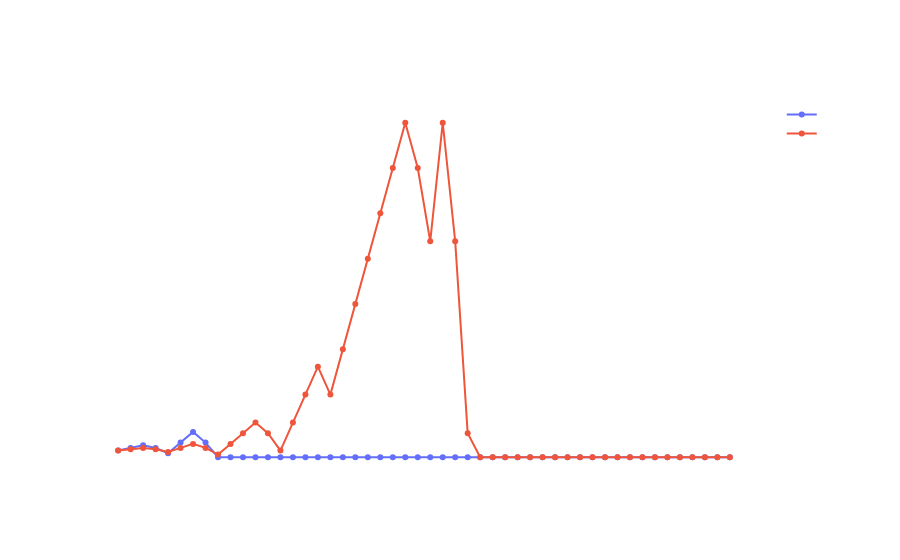

Notebook source saved alongside this figure:
### Code cell
import plotly.graph_objects as go
import random

def simulate_combined(starting_amount, max_rounds):
    balance_martingale = starting_amount
    balance_fibonacci = starting_amount
    bet_size_martingale = 50
    rounds = []
    earnings_losses_martingale = []
    earnings_losses_fibonacci = []

    # Fibonacci DP
    fib_sequence = [1, 1]
    fibonacci_zero_factor = 1
    for _ in range(max_rounds + 1):
        fib_sequence.append(fib_sequence[-1] + fib_sequence[-2])

    current_bet_index = 0

    for _ in range(max_rounds):
        result = random.choices([-1, 1, -1], weights=[18/38, 18/38, 2/38])[0]  # Two chances for green
        
        #Martingale
        balance_martingale += result * bet_size_martingale

        if(balance_martingale <= 0):
            earnings_losses_martingale.append(0)
            bet_size_martingale = 0
        else:
            earnings_losses_martingale.append(balance_martingale)
        

        #Fibonacci
        balance_fibonacci += result * fib_sequence[current_bet_index] * 50
        balance_fibonacci *= fibonacci_zero_factor


        if(balance_fibonacci <= 0):
            earnings_losses_fibonacci.append(0)
            fibonacci_zero_factor = 0
        else:
            earnings_losses_fibonacci.append(balance_fibonacci)
        

        # Double the bet for Martingale after a loss
        # Update Fibonacci sequence after a loss for Fibonacci
        if result == -1:
            bet_size_martingale *= 2
            current_bet_index = min(current_bet_index + 1, len(fib_sequence) - 1)


        rounds.append(_)

    return rounds, earnings_losses_martingale, earnings_losses_fibonacci

starting_amount = 300
max_rounds = 50


rounds_combined, earnings_losses_martingale, earnings_losses_fibonacci = simulate_combined(starting_amount, max_rounds)

fig_combined = go.Figure()
fig_combined.add_trace(go.Scatter(x=rounds_combined, y=earnings_losses_martingale, mode='lines+markers', name='Martingale'))
fig_combined.add_trace(go.Scatter(x=rounds_combined, y=earnings_losses_fibonacci, mode='lines+markers', name='Fibonacci'))
fig_combined.update_layout(title='Ruleta',
                           xaxis_title='Round',
                           yaxis_title='Dinero',
                           showlegend=True)


fig_combined.update_layout(
    paper_bgcolor='rgba(0,0,0,0)',  
    plot_bgcolor='rgba(0,0,0,0)', 
    font=dict(color='white'),  
)

fig_combined.show()

### Figure 1 — Plotly figure (JSON) as saved in the notebook; plotly's stock layout.template omitted (floating-point values rounded to 4 significant figures)
{"data": [{"mode": "lines+markers", "name": "Martingale", "type": "scatter", "x": [0, 1, 2, 3, 4, 5, 6, 7, 8, 9, 10, 11, 12, 13, 14, 15, 16, 17, 18, 19, 20, 21, 22, 23, 24, 25, 26, 27, 28, 29, 30, 31, 32, 33, 34, 35, 36, 37, 38, 39, 40, 41, 42, 43, 44, 45, 46, 47, 48, 49], "y": [250, 350, 450, 350, 150, 550, 950, 550, 0, 0, 0, 0, 0, 0, 0, 0, 0, 0, 0, 0, 0, 0, 0, 0, 0, 0, 0, 0, 0, 0, 0, 0, 0, 0, 0, 0, 0, 0, 0, 0, 0, 0, 0, 0, 0, 0, 0, 0, 0, 0]}, {"mode": "lines+markers", "name": "Fibonacci", "type": "scatter", "x": [0, 1, 2, 3, 4, 5, 6, 7, 8, 9, 10, 11, 12, 13, 14, 15, 16, 17, 18, 19, 20, 21, 22, 23, 24, 25, 26, 27, 28, 29, 30, 31, 32, 33, 34, 35, 36, 37, 38, 39, 40, 41, 42, 43, 44, 45, 46, 47, 48, 49], "y": [250, 300, 350, 300, 200, 350, 500, 350, 100, 500, 900, 1300, 900, 250, 1300, 2350, 3400, 2350, 4050, 5750, 7450, 9150, 10850, 12550, 10850, 8100, 12550, 8100, 900, 0, 0, 0, 0, 0, 0, 0, 0, 0, 0, 0, 0, 0, 0, 0, 0, 0, 0, 0, 0, 0]}], "layout": {"font": {"color": "white"}, "paper_bgcolor": "rgba(0,0,0,0)", "plot_bgcolor": "rgba(0,0,0,0)", "showlegend": true, "title": {"text": "Ruleta"}, "xaxis": {"title": {"text": "Round"}}, "yaxis": {"title": {"text": "Dinero"}}}}
